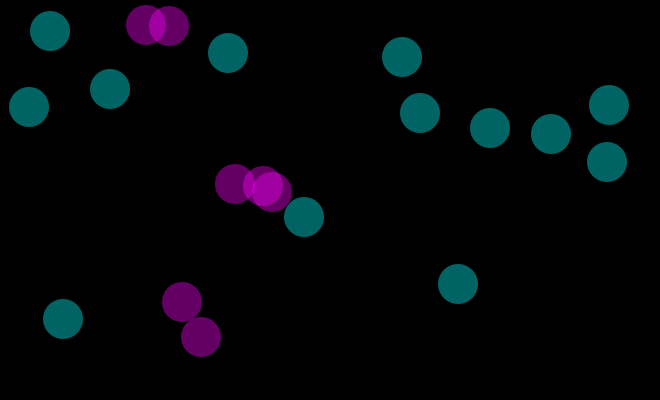
Frame 1 (no input)
Frame 60 (the mouse pressed at the canvas centre just before this capture): identical to frame 1, image omitted
Frame 120 (the mouse held since frame 60 and released just before this capture): identical to frame 1, image omitted

The Processing sketch that drew this single still picture (run headless with seeded random() and noise(); from frame 60 on, the mouse is pressed at the canvas centre):

// Processing sketch: w17_class
// ── w17_class.pde
Ball[] balls;
int score;
color SAFE_COLOR = color(0, 255, 255);
color COLLISION_COLOR = color(255, 0, 255);

void setup() {
  size(660, 400);
  background(0);
  score = 0;

  balls = new Ball[20];
  setupBalls();
}//setup

void draw() {
  noStroke();
  background(0);
  for (int i=0; i<balls.length; i++) {
    balls[i].setColor(SAFE_COLOR);
    for(int j = 0; j < balls.length; j++){
      if(balls[i].collisionCheck(balls[j])){
        balls[i].setColor(COLLISION_COLOR);
      }
    }
    balls[i].display();
    balls[i].move();
  }
}//draw

void setupBalls() {
  for (int i=0; i<balls.length; i++) {
    balls[i] = new Ball();
  }//loop through array, creating new Ball objects
}//setupBalls

void changeAllSpeeds() {
  int changex, changey;
  for (int i=0; i<balls.length; i++) {
    changex = int(random(-5, 6));
    changey = int(random(-5, 6));

    balls[i].changeSpeed(changex, changey);
  }
}//changeAllSpeeds


void keyPressed() {
  if (key == ' ') {
    for (int i=0; i<balls.length; i++) {
      balls[i].reset();
    }
  }//reset'
  else if (key == 'w') {
    changeAllSpeeds();
  }
  else if (key == CODED) {
    int xchange = 0;
    int ychange = 0;
    if (keyCode == UP) {
      ychange = -1;
    }//up
    else if (keyCode == DOWN) {
      ychange = 1;
    }//down
    else if (keyCode == LEFT) {
      xchange = -1;
    }//left
    else if (keyCode == RIGHT) {
      xchange = 1;
    }//right
    for (int i=0; i<balls.length; i++) {
      balls[i].changeSpeed(xchange, ychange);
    }
  }//non ASCII keys
}

void mousePressed() {
  for (int i=0; i<balls.length; i++) {
    if ( balls[i].onBall(mouseX, mouseY) ) {
      score+= balls[i].getScoreValue();
      balls[i].reset();
      println("Score: " + score);
    }//hit
  }
}//mousePressed

// ── Ball.pde
class Ball {

  int cx, cy;
  int xvelocity, yvelocity;
  int radius;
  color c;

  //constructor
  Ball() {
    radius = 20;
    c = SAFE_COLOR;
    reset();
  }//default constructor

  void reset() {
    xvelocity = 0;
    yvelocity = 0;
    cx = int(random(radius, width-radius));
    cy = int(random(radius, height-radius));
  }//resetBall

  void display() {
    fill(c, 100);
    circle(cx, cy, radius * 2);
  }//display

  void move() {
    if (cx <= radius || cx >= (width - 1 - radius)) {
      xvelocity*= -1;
    }//x bounce
    if (cy <= radius || cy >= (height - 1 - radius)) {
      yvelocity*= -1;
    }//x bounce
    cx+= xvelocity;
    cy+= yvelocity;
  }//moveBall
  
  void changeSpeed(int x, int y) {
    xvelocity+= x;
    yvelocity+= y;
  }//ch  angeSpeed

  boolean onBall(int x, int y) {
    float d = dist(x, y, cx, cy);
    return d <= radius;
  }//onBall
  
  int getScoreValue() {
    int score = abs(xvelocity) + abs(yvelocity); 
    return score;
  }//getScoreValue
  void setColor(color newc){
    c = newc;
  }
  boolean collisionCheck(Ball other){
    if(this != other){
      float d = dist(this.cx, this.cy, other.cx, other.cy);
      return d <= this.radius+other.radius;
    }else{
      return false;
    }
  }
}//Ball
